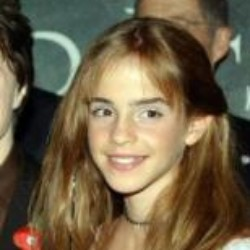
//> input picture Chapter_6_Code/images/Emma_Watson.jpg, 250 x 250 px
$ ./basicFaceDetector images/Emma_Watson.jpg   (built with g++ and OpenCV 4)
//> lines starting //> are read from the running program, lines starting //| are printed output that depends on the picture; after the words box and inside, x2 and y2 are one past the last pixel; in counts of white or black regions, pixels touching at a corner belong together
#include <iostream>
#include <opencv2/core/core.hpp>
#include <opencv2/highgui/highgui.hpp>
#include <opencv2/objdetect/objdetect.hpp>
#include <opencv2/imgproc/imgproc.hpp>

using namespace std;
using namespace cv;

String face_cascade_file = "data/haarcascade_frontalface_alt.xml";

int main(int argc, char** argv)
{

    if (argc != 2) {
        cout << "Please provide the name of the input file as a command-line argument.\n"
            << "Sample usage : ./basicFaceDetector images/Emma_Watson.jpg\n";
        return 1;
    }

    char* file_name = argv[1];
    Mat input_image = imread(file_name);
//> input_image is the input picture: 250 rows x 250 cols, CV_8UC3; mean B, G, R 69.7, 95.4, 110.1

    CascadeClassifier face_cascade;
    face_cascade.load(face_cascade_file);

    vector<Rect> faces;
    face_cascade.detectMultiScale(input_image, faces, 1.1, 2, 0|CASCADE_SCALE_IMAGE, Size(30, 30));
//> faces = 1 Rect (x, y, width, height): [70, 71, 110, 110]


    cout << faces.size() << " faces detected...\n";
//| 1 faces detected...
    for (int i = 0; i < faces.size(); ++i) {
        Rect detected_face = faces[i];
        rectangle(input_image, detected_face, Scalar(255, 0, 0), 2);
    }
//> this loop made 1 pass
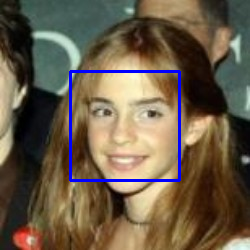
//> input_image: 250 rows x 250 cols, CV_8UC3; 2.09% of pixels changed, all inside (x1, y1, x2, y2) = (69, 70, 181, 182)

    imshow("Faces", input_image);
    waitKey(0);
    return 0;
}
